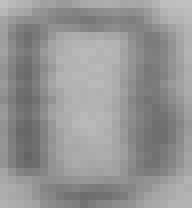
%> input picture 作业1_2019/train/0.bmp, 24 x 26 px (shown 8 times larger); the run also reads 1 picture not shown here
$ octave multiscaleMain.m   (GNU Octave 9; MATLAB toolbox functions it lacks are replaced by stand-ins)
%> lines starting %> are read from the running program, lines starting %| are printed output that depends on the picture
clear all;
close all;
clc;


% 加载并预处理训练模板
tmp0 = imread('../train/0.bmp');
%> tmp0 is the input picture: size 26x24 uint8; min 99, max 191, mean 148.9
tmp1 = imread('../train/1.bmp');
tmp2 = imread('../train/2.bmp');
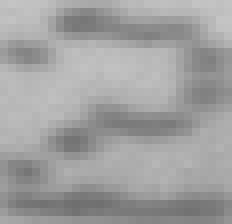
%> input picture 作业1_2019/train/2.bmp, 29 x 28 px (shown 8 times larger)
%> tmp2 is the input picture: size 28x29 uint8; min 111, max 196, mean 160.3
tmp3 = imread('../train/3.bmp');
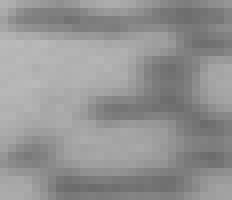
%> input picture 作业1_2019/train/3.bmp, 29 x 25 px (shown 8 times larger)
%> tmp3 is the input picture: size 25x29 uint8; min 108, max 186, mean 147.4
tmp4 = imread('../train/4.bmp');
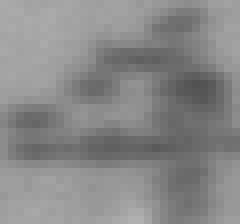
%> input picture 作业1_2019/train/4.bmp, 30 x 28 px (shown 8 times larger)
%> tmp4 is the input picture: size 28x30 uint8; min 83, max 175, mean 135.7
tmp6 = imread('../train/6.bmp');
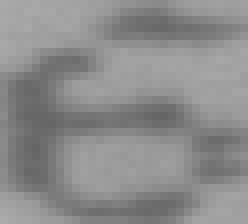
%> input picture 作业1_2019/train/6.bmp, 31 x 28 px (shown 8 times larger)
%> tmp6 is the input picture: size 28x31 uint8; min 101, max 171, mean 139.9
%> (the run ends here)
